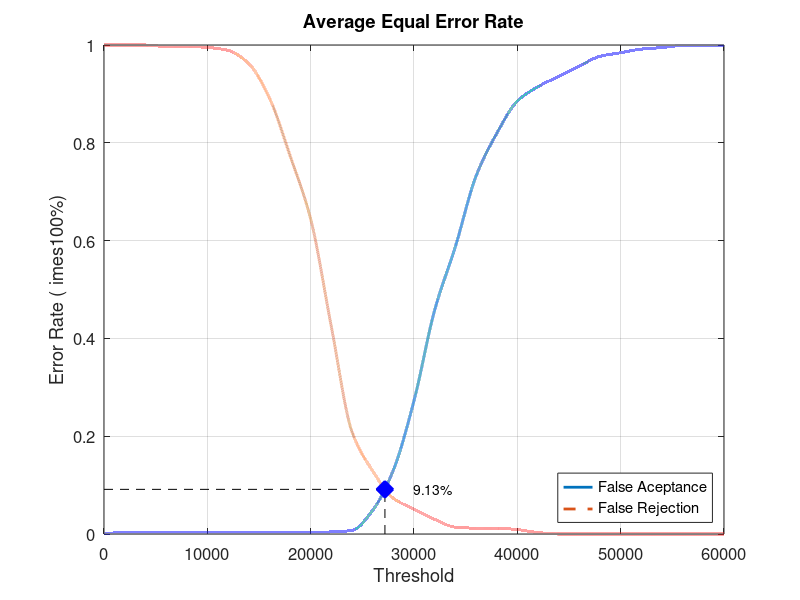
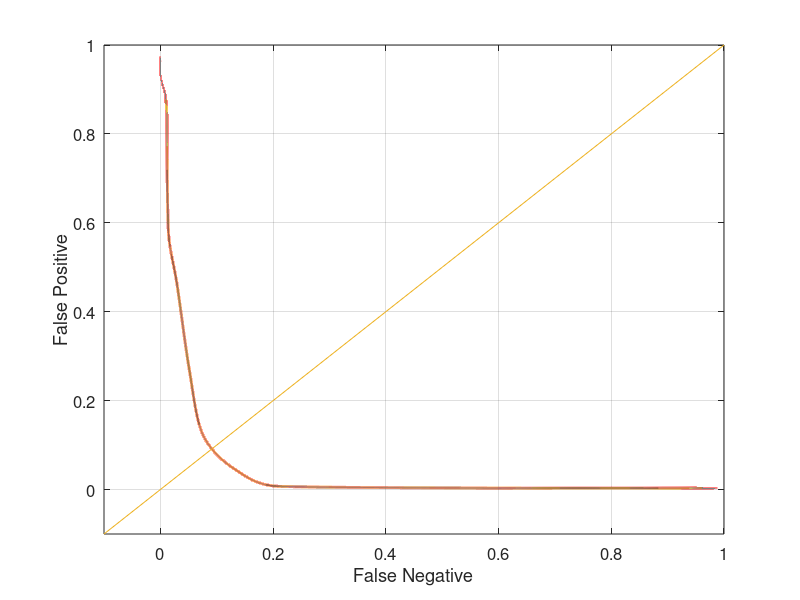

These figures' MATLAB source, in order:
close all;
clear;
clc;
x = 0:2000:60000;
xq = 0:0.5:60000;

y0 = [0 0.0031579 0.0031579 0.0031579 0.0031579 0.0031579 0.0031579 0.0031579 0.0031579 0.0031579 0.0031579 0.00421053 0.00736842 0.048421 0.130526 0.272632 0.457895 0.587368 0.731579 0.818947 0.885263 0.914737 0.935789 0.956842 0.976842 0.984211 0.991579 0.994737 0.998947 0.998947 1]
yy0 = interp1(x, y0, xq, 'pchip');
y1 = [1 1 1 0.997 0.997 0.995 0.989 0.962 0.892 0.774 0.644 0.424 0.209 0.129 0.073 0.051 0.03 0.014 0.012 0.012 0.009 0.003 0 0 0 0 0 0 0 0 0]
yy1 = interp1(x, y1, xq, 'pchip');

% Calculating EER: 
y2 = abs(y0 - y1);
find(y2 == min(y2))
yy2 = abs(yy0 - yy1);
xEER = find(yy2 == min(yy2));
xEERIndex = xq(xEER) % X-axis EER
yEER = yy0(xEER) % Y-axis EER

main = figure
plot(xq, yy0,'-','LineWidth', 2);	hold on
plot(xq, yy1,'--','LineWidth', 2);	hold on
plot([xEERIndex xEERIndex], [0 yEER], 'k--');	hold on
plot([0 xEERIndex], [yEER yEER], 'k--');	hold on
plot(xEERIndex, yEER, 'bx', 'LineWidth', 10);	hold on
text(xEERIndex + 10 * xEERIndex / 100, yEER, [num2str(round((10000 * yEER)) / 100) '%'])
legend('False Aceptance', 'False Rejection', 'Location', 'SouthEast')
xlabel('Threshold')
ylabel('Error Rate (	imes100%)')
title('Average Equal Error Rate')
set(gca, 'FontSize', 12)
axis([0 60000 0 1])
grid on

print(main, 'Database3AverageMain', '-dpng');
FNRxFPR = figure('Color', [1 1 1]);
plot(yy1, yy0, '-', yy1, yy0, 'LineWidth', 2);
hold on
y = -0.1:0.1:1
plot(y, y); 
set(gca, 'FontSize', 12)
xlabel('False Negative')
ylabel('False Positive')
axis([-0.1 1 -0.1 1])
set(gca, 'FontSize', 12)
grid on

print(FNRxFPR, 'Database3AverageFNRxFPR','-dpng');
